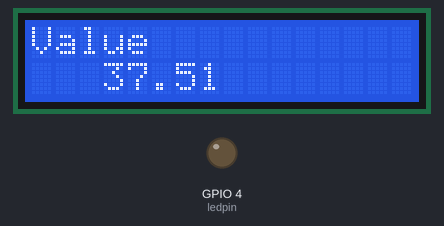
Recording of a program running on a simulated Raspberry Pi (BCM pin numbers). Parts: 16×2 character LCD, output pins drawn as LEDs (lit = HIGH). At 0.8 s the program stops and its outputs stay as they are.

Above: at 0.9 s.

The program:

disp_value.py
```python
import smbus, time, wiringpi as pi
from aqm0802 import aqm0802

aqm0802_addr = 0x3e
i2c_ch = 1

pi.wiringPiSetupGpio()
i2c = pi.I2C()

aqm0802 = aqm0802( i2c, aqm0802_addr )

aqm0802.move_home( )
aqm0802.set_cursol( 0 )
aqm0802.set_blink( 0 )

aqm0802.write( 'Value' )

value = 37.5139013

output = format( value, '.2f' )
aqm0802.move( 3, 1 )
aqm0802.write( output )
```

aqm0802.py
```python
import time, wiringpi as pi
import RPi.GPIO as GPIO

class aqm0802:
    def __init__(self, i2c, ad ):
        self.ad = ad
        self.cursol = 1
        self.blink = 1
        self.display = 1
        self.x = 0
        self.y = 0
        self.ledpin = 4
        self.i2c = i2c

        self.so = self.i2c.setup( self.ad )

        time.sleep(0.1)
        self.i2c.writeReg8( self.so, 0x00, 0x38 )
        time.sleep(0.03)
        self.i2c.writeReg8( self.so, 0x00, 0x39 )
        time.sleep(0.03)
        self.i2c.writeReg8( self.so, 0x00, 0x14 )
        time.sleep(0.03)
        self.i2c.writeReg8( self.so, 0x00, 0x70 )
        time.sleep(0.03)
        self.i2c.writeReg8( self.so, 0x00, 0x56 )
        time.sleep(0.03)
        self.i2c.writeReg8( self.so, 0x00, 0x6c )
        time.sleep(0.03)
        self.i2c.writeReg8( self.so, 0x00, 0x38 )
        time.sleep(0.03)
        self.i2c.writeReg8( self.so, 0x00, 0x06 )
        time.sleep(0.03)
        self.i2c.writeReg8( self.so, 0x00, 0x0c )
        time.sleep(0.03)
        self.i2c.writeReg8( self.so, 0x00, 0x01 )
        time.sleep(0.03)
        self.i2c.writeReg8( self.so, 0x00, 0x02 )
        time.sleep(0.03)

        pi.pinMode( self.ledpin, pi.OUTPUT )

    def clear(self):
        self.i2c.writeReg8( self.so, 0x00, 0x01)
        time.sleep(0.1)

    def set_display(self):
        buf = 0x08 + 0x04 * self.display + 0x02 * self.cursol + self.blink
        self.i2c.writeReg8( self.so, 0x00, buf)
        time.sleep(0.1)

    def set_cursol(self, buf):
        if buf != 0:
            buf = 1
        self.cursol = buf
        self.set_display( )

    def set_blink(self, buf):
        if buf != 0:
            buf = 1
        self.blink = buf
        self.set_display()

    def move_home(self):
        self.x = 0
        self.y = 0
        self.i2c.writeReg8( self.so, 0x00, 0x02 )
        time.sleep(0.1)

    def move(self, mx, my):
        self.x = mx
        self.y = my
        if self.x < 0:
            self.x=0
        if self.x > 0x07:
            self.x=0x07
        if self.y < 0:
            self.y=0
        if self.y > 1:
            self.y=1
        oy = self.y * 0x40
        out = self.x + oy + 0x80
        self.i2c.writeReg8( self.so, 0x00, out )
        time.sleep( 0.1 )

    def write(self, buf):
        length = len(buf)
        i = 0
        while i < length:
            if self.x > 0x0f:
                if self.y == 0:
                    self.move( 0x00, 0x01 )
                else:
                    break
            out = ord( buf[i] )
            self.i2c.writeReg8( self.so, 0x40, out)

            self.x = self.x + 1
            i = i + 1

    def backlight(self, onoff):
        if ( onoff == 0 ):
            pi.digitalWrite( self.ledpin, pi.LOW )
        else:
            pi.digitalWrite( self.ledpin, pi.HIGH )
```
